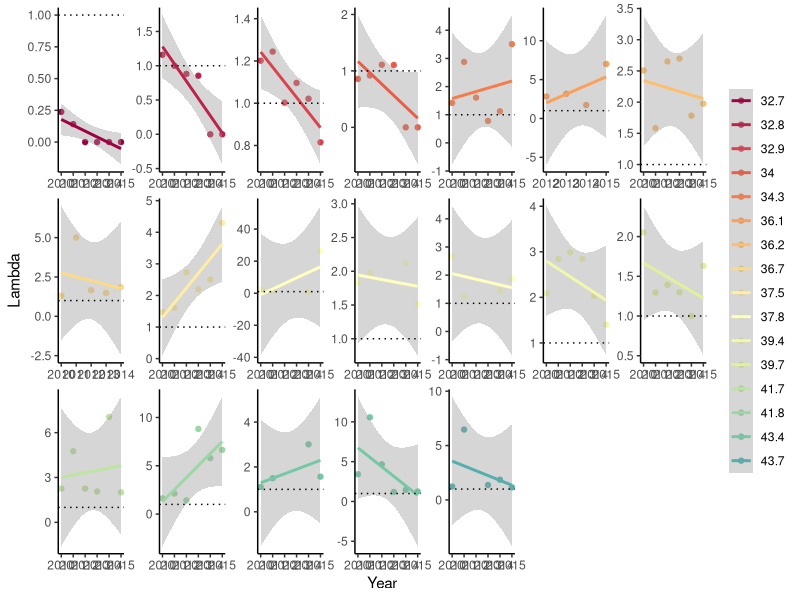
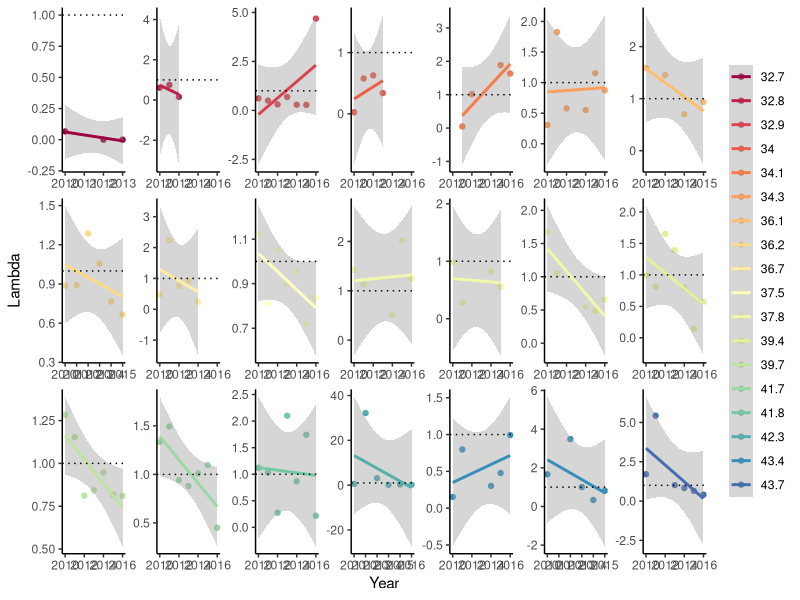
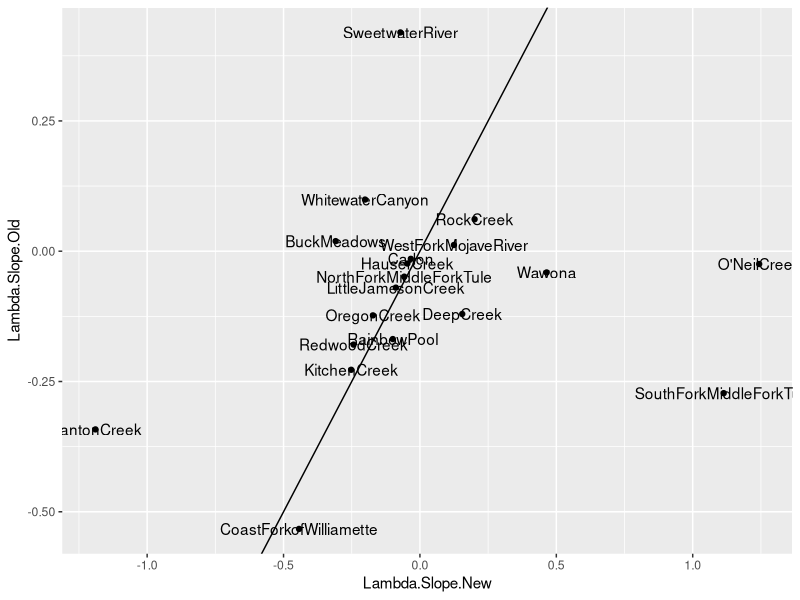

Generate these figures, in order, with R:
#### PROJECT: Genomic offsets and demographic trajectories of Mimulus cardinalis populations during extreme drought
#### PURPOSE OF THIS SCRIPT: Calculate slopes of lambda versus year as a metric of the rate of demographic decline during drought
#### AUTHOR: Amy Angert
#### DATE LAST MODIFIED: 20230220


#*******************************************************************************
#### 0. Clean workspace and load required packages
#*******************************************************************************

# Remove objects and clear workspace
rm(list = ls(all=TRUE))

# Make vector of packages needed
packages_needed <- c("tidyverse", "RColorBrewer")

# Install packages needed (if not already installed)
for (i in 1:length(packages_needed)){
  if(!(packages_needed[i] %in% installed.packages())){install.packages(packages_needed[i])}
}

# Load packages needed
for (i in 1:length(packages_needed)){
  library(packages_needed[i], character.only = TRUE)
}


#*******************************************************************************
### 1. Read in lambda estimates for each site and year
#*******************************************************************************
dat <- read.csv("data/demography data/siteYear.lambda_2010-2016.csv")

focal.sites <- c("CoastForkofWilliamette",
                 "CantonCreek",
                 "RockCreek",
                 "DeerCreek",
                 "O'NeilCreek",
                 "DeepCreek",
                 "LittleJamesonCreek",
                 "OregonCreek",
                 "RainbowPool",
                 "Carlon",
                 "BuckMeadows",
                 "Wawona",
                 "RedwoodCreek",
                 "NorthForkMiddleForkTule",
                 "SouthForkMiddleForkTule",
                 "WestForkMojaveRiver",
                 "MillCreek",
                 "WhitewaterCanyon",
                 "SweetwaterRiver",
                 "KitchenCreek",
                 "HauserCreek")

dat.old <- read.csv("data/demography data/siteYear.lambda_2010-2016_old.csv") %>% 
  filter(Site %in% focal.sites)


#*******************************************************************************
### 2. Visualize estimates over time for each site
#*******************************************************************************

# N-S color gradient
lat_cols=colorRampPalette(brewer.pal(11,"Spectral"))
n.sites <- length(unique(dat$Site))
color.list <- lat_cols(n.sites)

ggplot(dat, aes(x=Year, y=lambda, color=as.factor(round(Latitude, 1)))) +
  geom_point() +
  geom_smooth(method="lm") +
  scale_color_manual(values=color.list) +
  ylab("Lambda") +
  #ylim(0,2) +
  geom_hline(yintercept=1, linetype="dotted") +
  facet_wrap(~Latitude, scale="free", nrow=3) +
  theme_classic() +
  theme(strip.background = element_blank(), strip.text.x = element_blank(),
        legend.title = element_blank())
  # Note: Buck Meadows and Mill Creek slopes getting pulled up by 2015, which had very high recruitment. Assuming this indicates early recovery, we should trim them out before calculating rate of decline as slope over time.
  # Note: Deer Creek slope is getting pushed down by 2012, which had very high recruitment. This would not be drought recovery, so less clear whether it should be trimmed out or not. Still need to verify field notes to confirm that recruitment estimates are correct for this difficult site where plots wash out frequently.

ggplot(dat.old, aes(x=Year, y=lambda, color=as.factor(round(Latitude, 1)))) +
  geom_point() +
  geom_smooth(method="lm") +
  scale_color_manual(values=color.list) +
  ylab("Lambda") +
  #ylim(0,2) +
  geom_hline(yintercept=1, linetype="dotted") +
  facet_wrap(~Latitude, scale="free", nrow=3) +
  theme_classic() +
  theme(strip.background = element_blank(), strip.text.x = element_blank(),
        legend.title = element_blank())

#*******************************************************************************
### 3. Calculate slopes of lambda over time for each site
#*******************************************************************************

# remove 2015 estimates with indications of early recovery
dat$lambda[dat$SiteYear=="Buck Meadows:2015"]=NA
dat$lambda[dat$SiteYear=="Mill Creek:2015"]=NA
# Note: this means that Mill Creek only has two annual transition estimates (because of 100% plot wash-out in 2010 and flooding that prevented site access in 2013). So perhaps Mill Creek should be removed entirely if 2015 is trimmed out.

# with cleaned lambdas
site.vec <- unique(dat$Site)
slopes.lam <- c()
site.lam <- c()

for (i in 1:length(site.vec)) {
  dat.site <- dat %>% filter(Site==site.vec[i])
  mod <- lm(lambda ~ Year, dat.site)
  slopes.lam[i] <- coefficients(mod)[2]
  site.lam[i] <- site.vec[i]
  }

slopes.lambda <- bind_cols(site.lam, slopes.lam) %>% 
  dplyr::select(Site=...1, Lambda.Slope.New=...2) %>% 
  mutate(Site = gsub(" ", "", Site))

# compare to preliminary older estimates
site.vec.old <- unique(dat.old$Site)
slopes.lam.old <- c()
site.lam.old <- c()

for (i in 1:length(site.vec.old)) {
  dat.site.old <- dat.old %>% filter(Site==site.vec.old[i])
  mod <- lm(lambda ~ Year, dat.site.old)
  slopes.lam.old[i] <- coefficients(mod)[2]
  site.lam.old[i] <- site.vec.old[i]
  }

slopes.lambda.old <- bind_cols(site.lam.old, slopes.lam.old) %>% 
  dplyr::select(Site=...1, Lambda.Slope.Old=...2) 
  
slopes.all <- left_join(slopes.lambda, slopes.lambda.old)

ggplot(data=slopes.all, aes(x=Lambda.Slope.New, y=Lambda.Slope.Old, label=Site)) +
  geom_point() + 
  geom_text() + 
  geom_abline()

  
